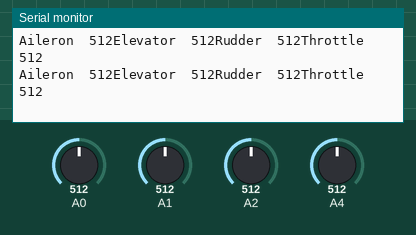
The sketch below on a simulated Arduino Uno, built with avr-gcc and run on an emulated ATmega328P. Shown: the last lines printed to the serial monitor. The inputs (shaded band) are chosen by the test bench; at power-on: A0 = 512, A1 = 512, A2 = 512, A4 = 512. No radio packets arrive unless stated.

Above: at 1.2 s.
1.3 s: A0 set to 106
At 1.39 s:
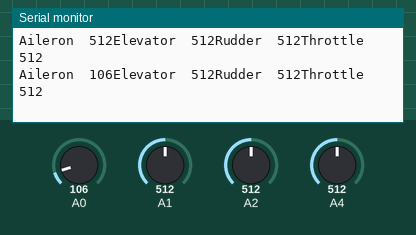
4.3 s: A0 set to 92
At 4.33 s:
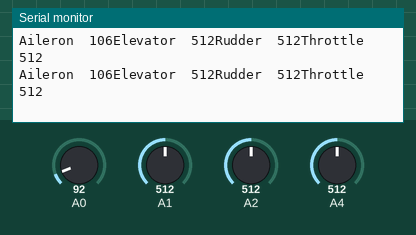
7.3 s: A1 set to 106
At 7.34 s:
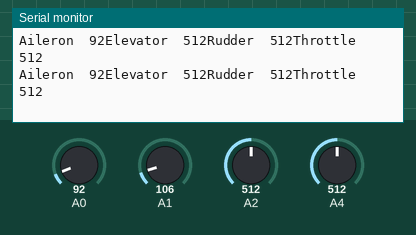
10.3 s: A1 set to 94
At 10.31 s:
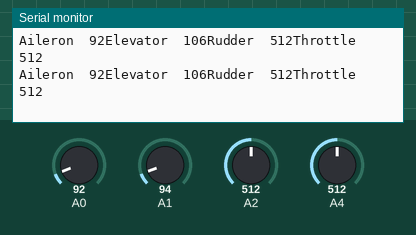
13.3 s: A2 set to 104
At 13.31 s:
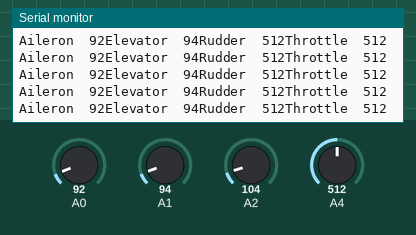
16.3 s: A2 set to 90
At 16.3 s:
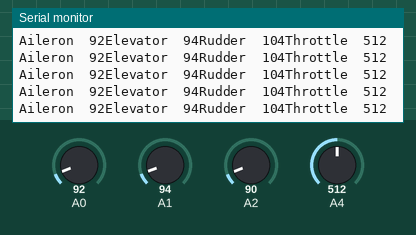
Timing chart, 0 to 18.8 s (numbered marks = the images above; inputs shaded):
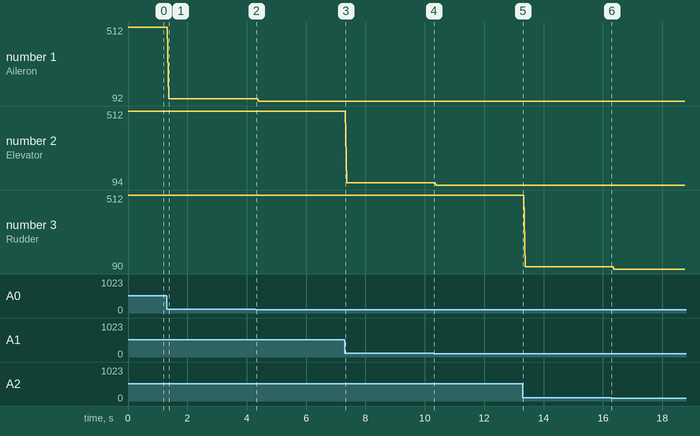

The sketch:

radiocomando.ino
```cpp
// pin antenna:

// vcc : +3.3
// CE : D9
// CSN : D10
// MOSI : D11
// MISO : D12
// SCK : D13

#include <SPI.h>
#include <nRF24L01.h>
#include <RF24.h>
#include <RF24_config.h>

struct ControlData {
  int aileron;
  int elevator;
  int rudder;
  int throttle;
};

ControlData control;

int aileron  = 0;
int elevator = 0;
int rudder   = 0;
int throttle = 0;

// this is for me! -----------------------------------
// schema yoystik, pin in alto guardando da sinistra:

// 1: vuoto
// 2: vuoto
// 3: massa
// 4: +5V
// Per gli altri vedi sotto
// ----------------------------------------------------

// just to debug with monitor
// write true to see if the antenna
// receives all the values well
// and write them as well
// TO BE ACTIVATED ONLY with arduino plugged in
bool debug = true;

RF24 Transmitter(9, 10); // CE, CSN

//address through which two modules communicate.
const byte address[6] = "00001";

void setup() {
  Serial.begin(9600);
  Transmitter.begin();
  Transmitter.openWritingPipe(address);
  Transmitter.setPALevel(RF24_PA_MIN);
  Transmitter.setChannel(87);
  Transmitter.setDataRate(RF24_250KBPS);
  Transmitter.stopListening();
}

void loop() {
  // average central value = 509-510
  aileron = analogRead(A0); // sx minimo, dx massimo

  // average center value = 518
  elevator = analogRead(A1); // giu massimo, su minimo

  // average central value = 505
  rudder = analogRead(A2); // sx minimo, dx massimo

  // A3 is connected but not used

  // trust
  throttle = analogRead(A4);

  control.aileron = aileron;
  control.elevator = elevator;
  control.rudder = rudder;
  control.throttle = throttle;

  Transmitter.write(&control, sizeof(control));

  // per provare che funzioni il joystick
  if (debug) {
    Serial.print("Aileron");
    Serial.print("\t");
    Serial.print(control.aileron);

    Serial.print("Elevator");
    Serial.print("\t");
    Serial.print(control.elevator);

    Serial.print("Rudder");
    Serial.print("\t");
    Serial.print(control.rudder);

    Serial.print("Throttle");
    Serial.print("\t");
    Serial.print(control.throttle);
    Serial.println();
  }

}
```

Measured:
- after the input at 1.3 s, the serial monitor: prints a new line after 0.08 s (image 1)
- plotted number 1: 512 → 106 after the input at 1.3 s, 106 → 92 after the input at 4.3 s
- plotted number 2: 106 → 94 after the input at 10.3 s
- plotted number 3: 512 → 104 after the input at 13.3 s, 104 → 90 after the input at 16.3 s
